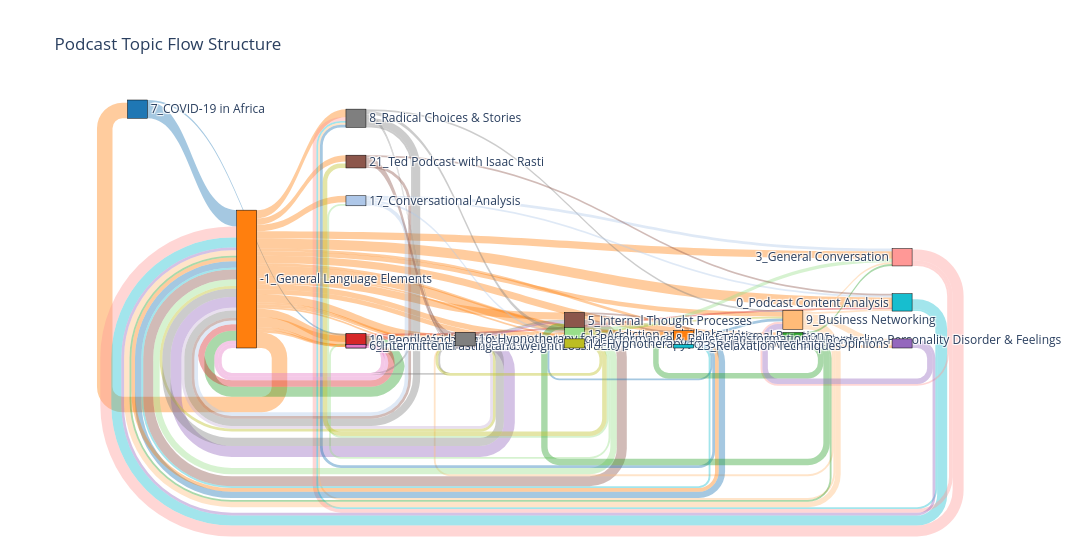

The notebook cell this image was saved under:
### Markdown cell above
### Topic-wise narretive flow for : <span style="background-color: #e77c93ec; color: black; padding: 0 5px;">Health</span>

### Code cell
sankey(G, 1)

### Figure 1 — Plotly figure (JSON) as saved in the notebook; plotly's stock layout.template omitted (floating-point values rounded to 4 significant figures)
{"data": [{"arrangement": "snap", "link": {"color": ["rgba(31, 119, 180, 0.4)", "rgba(31, 119, 180, 0.4)", "rgba(255, 127, 14, 0.4)", "rgba(255, 127, 14, 0.4)", "rgba(255, 127, 14, 0.4)", "rgba(255, 127, 14, 0.4)", "rgba(255, 127, 14, 0.4)", "rgba(255, 127, 14, 0.4)", "rgba(255, 127, 14, 0.4)", "rgba(255, 127, 14, 0.4)", "rgba(255, 127, 14, 0.4)", "rgba(255, 127, 14, 0.4)", "rgba(255, 127, 14, 0.4)", "rgba(255, 127, 14, 0.4)", "rgba(255, 127, 14, 0.4)", "rgba(255, 127, 14, 0.4)", "rgba(255, 127, 14, 0.4)", "rgba(255, 127, 14, 0.4)", "rgba(255, 127, 14, 0.4)", "rgba(255, 127, 14, 0.4)", "rgba(255, 127, 14, 0.4)", "rgba(255, 127, 14, 0.4)", "rgba(255, 127, 14, 0.4)", "rgba(255, 127, 14, 0.4)", "rgba(255, 127, 14, 0.4)", "rgba(44, 160, 44, 0.4)", "rgba(214, 39, 40, 0.4)", "rgba(214, 39, 40, 0.4)", "rgba(214, 39, 40, 0.4)", "rgba(214, 39, 40, 0.4)", "rgba(148, 103, 189, 0.4)", "rgba(148, 103, 189, 0.4)", "rgba(140, 86, 75, 0.4)", "rgba(140, 86, 75, 0.4)", "rgba(140, 86, 75, 0.4)", "rgba(227, 119, 194, 0.4)", "rgba(127, 127, 127, 0.4)", "rgba(127, 127, 127, 0.4)", "rgba(127, 127, 127, 0.4)", "rgba(127, 127, 127, 0.4)", "rgba(127, 127, 127, 0.4)", "rgba(127, 127, 127, 0.4)", "rgba(188, 189, 34, 0.4)", "rgba(188, 189, 34, 0.4)", "rgba(188, 189, 34, 0.4)", "rgba(23, 190, 207, 0.4)", "rgba(23, 190, 207, 0.4)", "rgba(174, 199, 232, 0.4)", "rgba(174, 199, 232, 0.4)", "rgba(174, 199, 232, 0.4)", "rgba(174, 199, 232, 0.4)", "rgba(255, 187, 120, 0.4)", "rgba(255, 187, 120, 0.4)", "rgba(255, 187, 120, 0.4)", "rgba(255, 187, 120, 0.4)", "rgba(255, 187, 120, 0.4)", "rgba(255, 187, 120, 0.4)", "rgba(152, 223, 138, 0.4)", "rgba(152, 223, 138, 0.4)", "rgba(152, 223, 138, 0.4)", "rgba(152, 223, 138, 0.4)", "rgba(152, 223, 138, 0.4)", "rgba(255, 152, 150, 0.4)", "rgba(255, 152, 150, 0.4)", "rgba(255, 152, 150, 0.4)", "rgba(197, 176, 213, 0.4)", "rgba(197, 176, 213, 0.4)", "rgba(31, 119, 180, 0.4)", "rgba(31, 119, 180, 0.4)", "rgba(31, 119, 180, 0.4)", "rgba(31, 119, 180, 0.4)", "rgba(255, 127, 14, 0.4)", "rgba(255, 127, 14, 0.4)", "rgba(44, 160, 44, 0.4)", "rgba(44, 160, 44, 0.4)", "rgba(44, 160, 44, 0.4)", "rgba(44, 160, 44, 0.4)", "rgba(148, 103, 189, 0.4)", "rgba(148, 103, 189, 0.4)", "rgba(140, 86, 75, 0.4)", "rgba(140, 86, 75, 0.4)", "rgba(140, 86, 75, 0.4)", "rgba(227, 119, 194, 0.4)", "rgba(127, 127, 127, 0.4)", "rgba(127, 127, 127, 0.4)", "rgba(127, 127, 127, 0.4)", "rgba(188, 189, 34, 0.4)", "rgba(188, 189, 34, 0.4)", "rgba(188, 189, 34, 0.4)", "rgba(23, 190, 207, 0.4)"], "source": [0, 0, 1, 1, 1, 1, 1, 1, 1, 1, 1, 1, 1, 1, 1, 1, 1, 1, 1, 1, 1, 1, 1, 1, 1, 2, 3, 3, 3, 3, 4, 4, 5, 5, 5, 6, 7, 7, 7, 7, 7, 7, 8, 8, 8, 9, 9, 10, 10, 10, 10, 11, 11, 11, 11, 11, 11, 12, 12, 12, 12, 12, 13, 13, 13, 14, 14, 15, 15, 15, 15, 16, 16, 17, 17, 17, 17, 19, 19, 20, 20, 20, 21, 22, 22, 22, 23, 23, 23, 24], "target": [1, 2, 0, 3, 4, 5, 2, 6, 7, 8, 9, 11, 12, 15, 14, 16, 10, 17, 13, 19, 21, 22, 23, 20, 24, 1, 1, 8, 4, 9, 1, 5, 1, 16, 17, 1, 1, 14, 4, 12, 11, 8, 1, 15, 11, 1, 7, 9, 1, 12, 13, 9, 1, 7, 8, 13, 19, 13, 1, 3, 10, 15, 7, 1, 11, 12, 1, 7, 12, 1, 11, 1, 17, 13, 16, 1, 5, 11, 1, 22, 9, 1, 1, 1, 23, 5, 22, 20, 24, 1], "value": [18, 2, 17, 9, 9, 8, 11, 3, 9, 2, 11, 5, 6, 10, 2, 3, 7, 8, 8, 3, 3, 3, 5, 7, 2, 11, 7, 2, 2, 2, 12, 2, 11, 2, 2, 4, 8, 2, 2, 4, 2, 2, 3, 2, 2, 11, 2, 2, 4, 2, 3, 2, 6, 2, 2, 2, 7, 4, 7, 2, 2, 2, 4, 12, 2, 2, 3, 3, 2, 7, 3, 4, 6, 2, 6, 2, 7, 6, 3, 9, 2, 3, 4, 9, 3, 2, 3, 5, 2, 2]}, "node": {"align": "left", "color": ["#1f77b4", "#ff7f0e", "#2ca02c", "#d62728", "#9467bd", "#8c564b", "#e377c2", "#7f7f7f", "#bcbd22", "#17becf", "#aec7e8", "#ffbb78", "#98df8a", "#ff9896", "#c5b0d5", "#1f77b4", "#ff7f0e", "#2ca02c", "#d62728", "#9467bd", "#8c564b", "#e377c2", "#7f7f7f", "#bcbd22", "#17becf"], "label": ["7_COVID-19 in Africa", "-1_General Language Elements", "18_South Africa's Economy", "10_People and Things", "1_Mental Health Concerns", "5_Internal Thought Processes", "19_Cancer Grief and Recovery", "8_Radical Choices & Stories", "20_Personal Narratives of Vulnerability", "0_Podcast Content Analysis", "17_Conversational Analysis", "9_Business Networking", "13_Addiction and Alcohol Use", "3_General Conversation", "2_Basic Sentence Structure", "15_Basic Sentence Structure", "22_Emotional Reactions", "11_Borderline Personality Disorder & Feelings", "12_Vegan Lifestyle", "4_Sales & Opinions", "21_Ted Podcast with Isaac Rasti", "6_Intermittent Fasting and Weight Loss", "16_Hypnotherapy for Performance & Belief Transformation", "14_Hypnotherapy for Sleep Improvement", "23_Relaxation Techniques"], "line": {"color": "black", "width": 0.5}, "pad": 15, "thickness": 20}, "type": "sankey", "valueformat": ".0f", "valuesuffix": "TWh"}], "layout": {"font": {"size": 12}, "height": 550, "title": {"text": "Podcast Topic Flow Structure"}, "width": 1400}}
